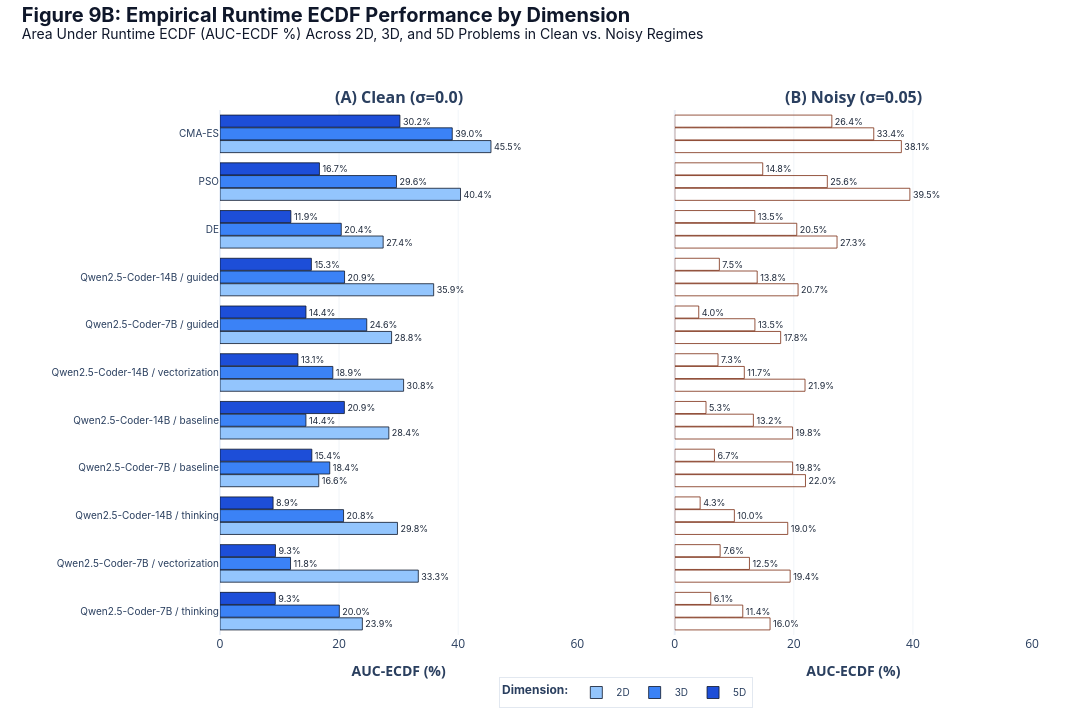

Write notebook code for a chart like this one.
### Code cell
# ── THESIS Figure 9B: Empirical Runtime ECDF Performance by Dimension ────────
df_all = service.compute_auc_ecdf_matrix(all_benchmark_data, ALL_SOLVERS_ORDER, eval_grid, targets, group_by="condition")
solver_overall_auc = df_all.groupby("Solver")["AUC-ECDF (%)"].mean().sort_values(ascending=True)
sorted_solvers = list(solver_overall_auc.index)

fig9b = make_subplots(
    rows=1, cols=2,
    subplot_titles=["<b>(A) Clean (σ=0.0)</b>", "<b>(B) Noisy (σ=0.05)</b>"],
    horizontal_spacing=0.12,
    shared_yaxes=True
)

dims = [2, 3, 5]

for dim in dims:
    df_clean_dim = df_all[(df_all["Dim"] == dim) & (df_all["Noise Std"] == 0.0)]
    val_map_clean = df_clean_dim.groupby("Solver")["AUC-ECDF (%)"].mean().to_dict()
    y_vals = sorted_solvers
    x_vals_clean = [val_map_clean.get(s, 0.0) for s in y_vals]
    fig9b.add_trace(go.Bar(
        y=y_vals, x=x_vals_clean, orientation="h",
        name=f"{dim}D",
        marker=dict(color=get_dimension_color(dim, is_noisy=False), line=dict(color="#0F172A", width=0.8)),
        text=[f"{v:.1f}%" if v > 0 else "" for v in x_vals_clean],
        textposition="outside",
        textfont=dict(size=9, family=FONT_FAMILY, color="#1E293B"),
        showlegend=True,
    ), row=1, col=1)

for dim in dims:
    df_noisy_dim = df_all[(df_all["Dim"] == dim) & (df_all["Noise Std"] == 0.05)]
    val_map_noisy = df_noisy_dim.groupby("Solver")["AUC-ECDF (%)"].mean().to_dict()
    y_vals = sorted_solvers
    x_vals_noisy = [val_map_noisy.get(s, 0.0) for s in y_vals]
    fig9b.add_trace(go.Bar(
        y=y_vals, x=x_vals_noisy, orientation="h",
        name=f"{dim}D",
        marker=dict(
            color=get_dimension_color(dim, is_noisy=True),
            pattern=REGIME_PALETTE["noisy"]["pattern"],
            line=dict(color=REGIME_PALETTE["noisy"]["border"], width=0.8)
        ),
        text=[f"{v:.1f}%" if v > 0 else "" for v in x_vals_noisy],
        textposition="outside",
        textfont=dict(size=9, family=FONT_FAMILY, color="#1E293B"),
        showlegend=False,
    ), row=1, col=2)

fig9b.update_layout(
    template="plotly_white",
    title=dict(
        text="<b>Figure 9B: Empirical Runtime ECDF Performance by Dimension</b><br><sup>Area Under Runtime ECDF (AUC-ECDF %) Across 2D, 3D, and 5D Problems in Clean vs. Noisy Regimes</sup>",
        font=dict(size=20, color="#0F172A", family=FONT_FAMILY),
        x=0.02, y=0.97
    ),
    barmode="group", bargap=0.20, bargroupgap=0.05,
    width=1350, height=720,
    margin=dict(l=220, r=60, t=110, b=80),
    legend=dict(
        title="<b>Dimension:</b>",
        orientation="h", yanchor="top", y=-0.08, xanchor="center", x=0.5,
        bgcolor="rgba(255,255,255,0.95)", bordercolor="#E2E8F0", borderwidth=1,
        font=dict(size=10, family=FONT_FAMILY)
    )
)
fig9b.update_xaxes(title_text="<b>AUC-ECDF (%)</b>", range=[0, 60], showgrid=True, gridcolor="#F1F5F9", row=1, col=1)
fig9b.update_xaxes(title_text="<b>AUC-ECDF (%)</b>", range=[0, 60], showgrid=True, gridcolor="#F1F5F9", row=1, col=2)
fig9b.update_yaxes(tickfont=dict(size=10, family=FONT_FAMILY), row=1, col=1)

out_9b = MAIN_RESULTS_DIR / "fig_09b_auc_ecdf_by_dim.png"
fig9b.write_image(str(out_9b), scale=3)
print("✅ Figure 9B (By Dimension) generated in results/publication/main_results/")
fig9b.show()

### Figure 1 — Plotly figure (JSON) as saved in the notebook; plotly's stock layout.template omitted (floating-point values rounded to 4 significant figures)
{"data": [{"marker": {"color": "#93C5FD", "line": {"color": "#0F172A", "width": 0.8}}, "name": "2D", "orientation": "h", "showlegend": true, "text": ["23.9%", "33.3%", "29.8%", "16.6%", "28.4%", "30.8%", "28.8%", "35.9%", "27.4%", "40.4%", "45.5%"], "textfont": {"color": "#1E293B", "family": "Inter, -apple-system, BlinkMacSystemFont, Arial, sans-serif", "size": 9}, "textposition": "outside", "type": "bar", "x": [23.91, 33.3, 29.8, 16.59, 28.35, 30.83, 28.81, 35.88, 27.4, 40.39, 45.51], "xaxis": "x", "y": ["Qwen2.5-Coder-7B / thinking", "Qwen2.5-Coder-7B / vectorization", "Qwen2.5-Coder-14B / thinking", "Qwen2.5-Coder-7B / baseline", "Qwen2.5-Coder-14B / baseline", "Qwen2.5-Coder-14B / vectorization", "Qwen2.5-Coder-7B / guided", "Qwen2.5-Coder-14B / guided", "DE", "PSO", "CMA-ES"], "yaxis": "y"}, {"marker": {"color": "#3B82F6", "line": {"color": "#0F172A", "width": 0.8}}, "name": "3D", "orientation": "h", "showlegend": true, "text": ["20.0%", "11.8%", "20.8%", "18.4%", "14.4%", "18.9%", "24.6%", "20.9%", "20.4%", "29.6%", "39.0%"], "textfont": {"color": "#1E293B", "family": "Inter, -apple-system, BlinkMacSystemFont, Arial, sans-serif", "size": 9}, "textposition": "outside", "type": "bar", "x": [20.04, 11.84, 20.75, 18.43, 14.43, 18.95, 24.65, 20.92, 20.36, 29.64, 39.0], "xaxis": "x", "y": ["Qwen2.5-Coder-7B / thinking", "Qwen2.5-Coder-7B / vectorization", "Qwen2.5-Coder-14B / thinking", "Qwen2.5-Coder-7B / baseline", "Qwen2.5-Coder-14B / baseline", "Qwen2.5-Coder-14B / vectorization", "Qwen2.5-Coder-7B / guided", "Qwen2.5-Coder-14B / guided", "DE", "PSO", "CMA-ES"], "yaxis": "y"}, {"marker": {"color": "#1D4ED8", "line": {"color": "#0F172A", "width": 0.8}}, "name": "5D", "orientation": "h", "showlegend": true, "text": ["9.3%", "9.3%", "8.9%", "15.4%", "20.9%", "13.1%", "14.4%", "15.3%", "11.9%", "16.7%", "30.2%"], "textfont": {"color": "#1E293B", "family": "Inter, -apple-system, BlinkMacSystemFont, Arial, sans-serif", "size": 9}, "textposition": "outside", "type": "bar", "x": [9.285, 9.314, 8.915, 15.42, 20.89, 13.09, 14.44, 15.35, 11.91, 16.7, 30.22], "xaxis": "x", "y": ["Qwen2.5-Coder-7B / thinking", "Qwen2.5-Coder-7B / vectorization", "Qwen2.5-Coder-14B / thinking", "Qwen2.5-Coder-7B / baseline", "Qwen2.5-Coder-14B / baseline", "Qwen2.5-Coder-14B / vectorization", "Qwen2.5-Coder-7B / guided", "Qwen2.5-Coder-14B / guided", "DE", "PSO", "CMA-ES"], "yaxis": "y"}, {"marker": {"color": "#FDBA74", "line": {"color": "#7C2D12", "width": 0.8}, "pattern": {"fgcolor": "#FFFFFF", "fgopacity": 0.35, "fillmode": "replace", "shape": "/", "size": 6}}, "name": "2D", "orientation": "h", "showlegend": false, "text": ["16.0%", "19.4%", "19.0%", "22.0%", "19.8%", "21.9%", "17.8%", "20.7%", "27.3%", "39.5%", "38.1%"], "textfont": {"color": "#1E293B", "family": "Inter, -apple-system, BlinkMacSystemFont, Arial, sans-serif", "size": 9}, "textposition": "outside", "type": "bar", "x": [16.01, 19.39, 18.98, 21.96, 19.79, 21.88, 17.79, 20.71, 27.26, 39.49, 38.06], "xaxis": "x2", "y": ["Qwen2.5-Coder-7B / thinking", "Qwen2.5-Coder-7B / vectorization", "Qwen2.5-Coder-14B / thinking", "Qwen2.5-Coder-7B / baseline", "Qwen2.5-Coder-14B / baseline", "Qwen2.5-Coder-14B / vectorization", "Qwen2.5-Coder-7B / guided", "Qwen2.5-Coder-14B / guided", "DE", "PSO", "CMA-ES"], "yaxis": "y2"}, {"marker": {"color": "#FB923C", "line": {"color": "#7C2D12", "width": 0.8}, "pattern": {"fgcolor": "#FFFFFF", "fgopacity": 0.35, "fillmode": "replace", "shape": "/", "size": 6}}, "name": "3D", "orientation": "h", "showlegend": false, "text": ["11.4%", "12.5%", "10.0%", "19.8%", "13.2%", "11.7%", "13.5%", "13.8%", "20.5%", "25.6%", "33.4%"], "textfont": {"color": "#1E293B", "family": "Inter, -apple-system, BlinkMacSystemFont, Arial, sans-serif", "size": 9}, "textposition": "outside", "type": "bar", "x": [11.43, 12.55, 10.01, 19.8, 13.21, 11.69, 13.47, 13.85, 20.5, 25.63, 33.43], "xaxis": "x2", "y": ["Qwen2.5-Coder-7B / thinking", "Qwen2.5-Coder-7B / vectorization", "Qwen2.5-Coder-14B / thinking", "Qwen2.5-Coder-7B / baseline", "Qwen2.5-Coder-14B / baseline", "Qwen2.5-Coder-14B / vectorization", "Qwen2.5-Coder-7B / guided", "Qwen2.5-Coder-14B / guided", "DE", "PSO", "CMA-ES"], "yaxis": "y2"}, {"marker": {"color": "#EA580C", "line": {"color": "#7C2D12", "width": 0.8}, "pattern": {"fgcolor": "#FFFFFF", "fgopacity": 0.35, "fillmode": "replace", "shape": "/", "size": 6}}, "name": "5D", "orientation": "h", "showlegend": false, "text": ["6.1%", "7.6%", "4.3%", "6.7%", "5.3%", "7.3%", "4.0%", "7.5%", "13.5%", "14.8%", "26.4%"], "textfont": {"color": "#1E293B", "family": "Inter, -apple-system, BlinkMacSystemFont, Arial, sans-serif", "size": 9}, "textposition": "outside", "type": "bar", "x": [6.053, 7.626, 4.27, 6.67, 5.254, 7.267, 4.033, 7.498, 13.45, 14.78, 26.39], "xaxis": "x2", "y": ["Qwen2.5-Coder-7B / thinking", "Qwen2.5-Coder-7B / vectorization", "Qwen2.5-Coder-14B / thinking", "Qwen2.5-Coder-7B / baseline", "Qwen2.5-Coder-14B / baseline", "Qwen2.5-Coder-14B / vectorization", "Qwen2.5-Coder-7B / guided", "Qwen2.5-Coder-14B / guided", "DE", "PSO", "CMA-ES"], "yaxis": "y2"}], "layout": {"annotations": [{"font": {"size": 16}, "showarrow": false, "text": "<b>(A) Clean (σ=0.0)</b>", "x": 0.22, "xanchor": "center", "xref": "paper", "y": 1, "yanchor": "bottom", "yref": "paper"}, {"font": {"size": 16}, "showarrow": false, "text": "<b>(B) Noisy (σ=0.05)</b>", "x": 0.78, "xanchor": "center", "xref": "paper", "y": 1, "yanchor": "bottom", "yref": "paper"}], "bargap": 0.2, "bargroupgap": 0.05, "barmode": "group", "height": 720, "legend": {"bgcolor": "rgba(255,255,255,0.95)", "bordercolor": "#E2E8F0", "borderwidth": 1, "font": {"family": "Inter, -apple-system, BlinkMacSystemFont, Arial, sans-serif", "size": 10}, "orientation": "h", "title": {"text": "<b>Dimension:</b>"}, "x": 0.5, "xanchor": "center", "y": -0.08, "yanchor": "top"}, "margin": {"b": 80, "l": 220, "r": 60, "t": 110}, "title": {"font": {"color": "#0F172A", "family": "Inter, -apple-system, BlinkMacSystemFont, Arial, sans-serif", "size": 20}, "text": "<b>Figure 9B: Empirical Runtime ECDF Performance by Dimension</b><br><sup>Area Under Runtime ECDF (AUC-ECDF %) Across 2D, 3D, and 5D Problems in Clean vs. Noisy Regimes</sup>", "x": 0.02, "y": 0.97}, "width": 1350, "xaxis": {"anchor": "y", "domain": [0, 0.44], "gridcolor": "#F1F5F9", "range": [0, 60], "showgrid": true, "title": {"text": "<b>AUC-ECDF (%)</b>"}}, "xaxis2": {"anchor": "y2", "domain": [0.56, 1], "gridcolor": "#F1F5F9", "range": [0, 60], "showgrid": true, "title": {"text": "<b>AUC-ECDF (%)</b>"}}, "yaxis": {"anchor": "x", "domain": [0, 1], "tickfont": {"family": "Inter, -apple-system, BlinkMacSystemFont, Arial, sans-serif", "size": 10}}, "yaxis2": {"anchor": "x2", "domain": [0, 1], "matches": "y", "showticklabels": false}}}
